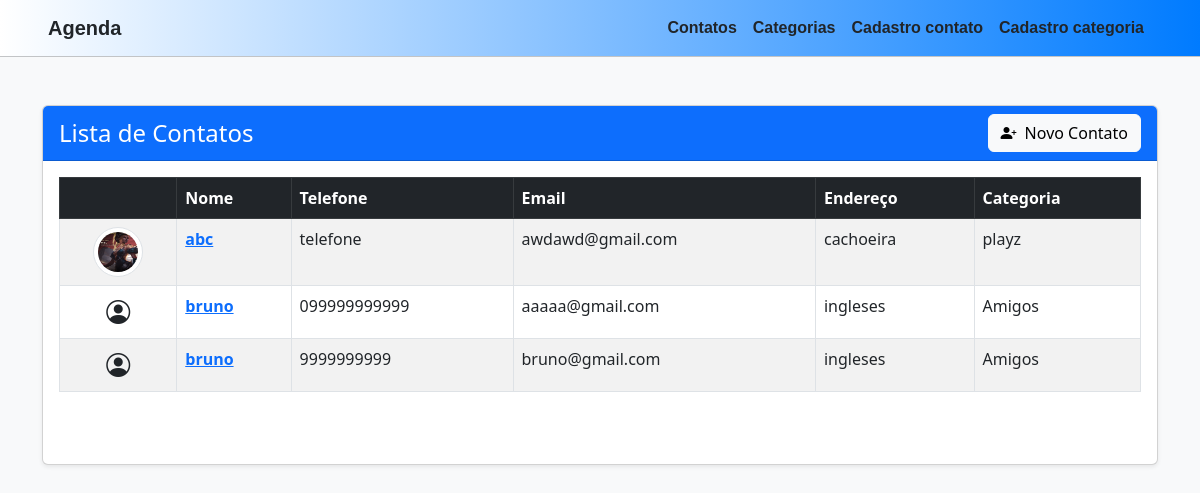
The app's page / (signed in), older data.
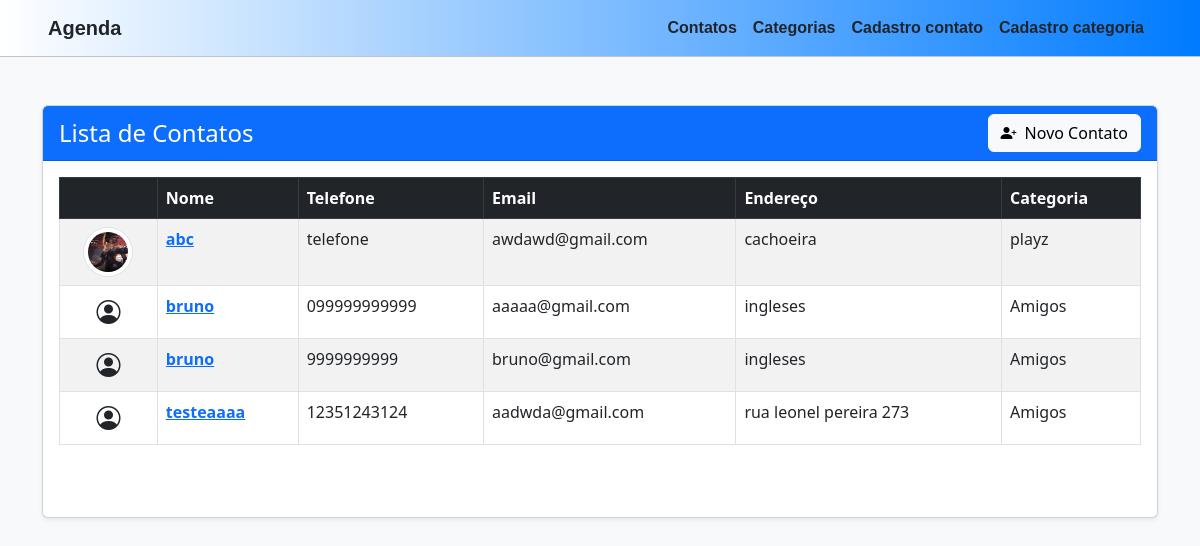
The same page, newer data.
### myapp/models.py (models this page shows, shortened)
class Contato(models.Model):
    nome = models.CharField(max_length=200, verbose_name="Nome")
    telefone = models.CharField(max_length=15, verbose_name="Telefone")
    email = models.EmailField(verbose_name="Email", blank=True, null=True)
    endereco = models.CharField(max_length=255, verbose_name="Endereço")
    categoria = models.ForeignKey(Categoria, on_delete=models.CASCADE, verbose_name="Categoria")
    imagem = models.ImageField(blank=True, null=True, verbose_name="Imagem")
    class Meta:
        verbose_name = "Contato"
        verbose_name_plural = "Contatos"
        ordering = ["nome"]

class Categoria(models.Model):
    nome = models.CharField(max_length=200, verbose_name="Nome")
    def __str__(self):
        return self.nome

### myapp/views.py (the view)
# urls.py: path('', HomeView.index, name='home'),
    def index(request):
        if request.user.is_authenticated:
            contatos = Contato.objects.all()
            return render(request, 'myapp/listagem_contatos.html', {'contatos': contatos})
        else:
            contatos = Contato.objects.all()
            return render(request, 'myapp/home.html', {'contatos': contatos})

### myapp/templates/myapp/listagem_contatos.html (shortened to what this page needs)
<!DOCTYPE html>
<html lang="pt-br">
<head>
    <link href="https://cdn.jsdelivr.net/npm/bootstrap@5.3.0/dist/css/bootstrap.min.css" rel="stylesheet">
    <link href="https://cdn.jsdelivr.net/npm/bootstrap-icons@1.10.5/font/bootstrap-icons.css" rel="stylesheet">
</head>
<body class="bg-body-tertiary">
    {% include 'myapp/includes/navbar.html' %}
    <main class="container my-5">
        <div class="card shadow-sm">
            <div class="card-header bg-primary text-white d-flex justify-content-between align-items-center">
                <h4 class="mb-0">Lista de Contatos</h4>
                <a href="{% url 'contato_cadastro' %}" class="btn btn-light">
                    <i class="bi bi-person-plus-fill me-2"></i>Novo Contato
                </a>
            </div>
            <div class="card-body">
                <div class="table-responsive">
                    <table class="table table-striped table-hover table-bordered">
                        <thead class="table-dark">
                            <tr>
                                <th scope="col"></th>
                                <th scope="col">Nome</th>
                                <th scope="col">Telefone</th>
                                <th scope="col">Email</th>
                                <th scope="col">Endereço</th>
                                <th scope="col">Categoria</th>
                            </tr>
                        </thead>
                        <tbody>
                            {% for contato in contatos %}
                            <tr>
                                <td class="text-center">
                                    {% if contato.imagem %}
                                        <img src="{{ contato.imagem.url }}" alt="{{ contato.nome }}" class="img-thumbnail rounded-circle" style="width: 50px; height: 50px;">
                                    {% else %}
                                        <i class="bi bi-person-circle fs-4"></i>
                                    {% endif %}
                                <td>
                                    <a href="{% url 'contato_detalhe' contato.id %}" class="text-primary fw-bold">
                                        {{ contato.nome }}
                                    </a>
                                </td>
                                <td>{{ contato.telefone }}</td>
                                <td>{{ contato.email }}</td>
                                <td>{{ contato.endereco }}</td>
                                <td>{{ contato.categoria }}</td>
                            </tr>
                            {% endfor %}
                        </tbody>
                    </table>
                </div>
                <nav aria-label="Paginação" class="d-flex justify-content-between mt-4">
                </nav>
            </div>
        </div>
    </main>
</body>
</html>

Row changes from the older to the newer data that the page shows:
added Contato: nome "testeaaaa", telefone "12351243124", email "aadwda@gmail.com", endereco "rua leonel pereira 273", categoria "Amigos"
